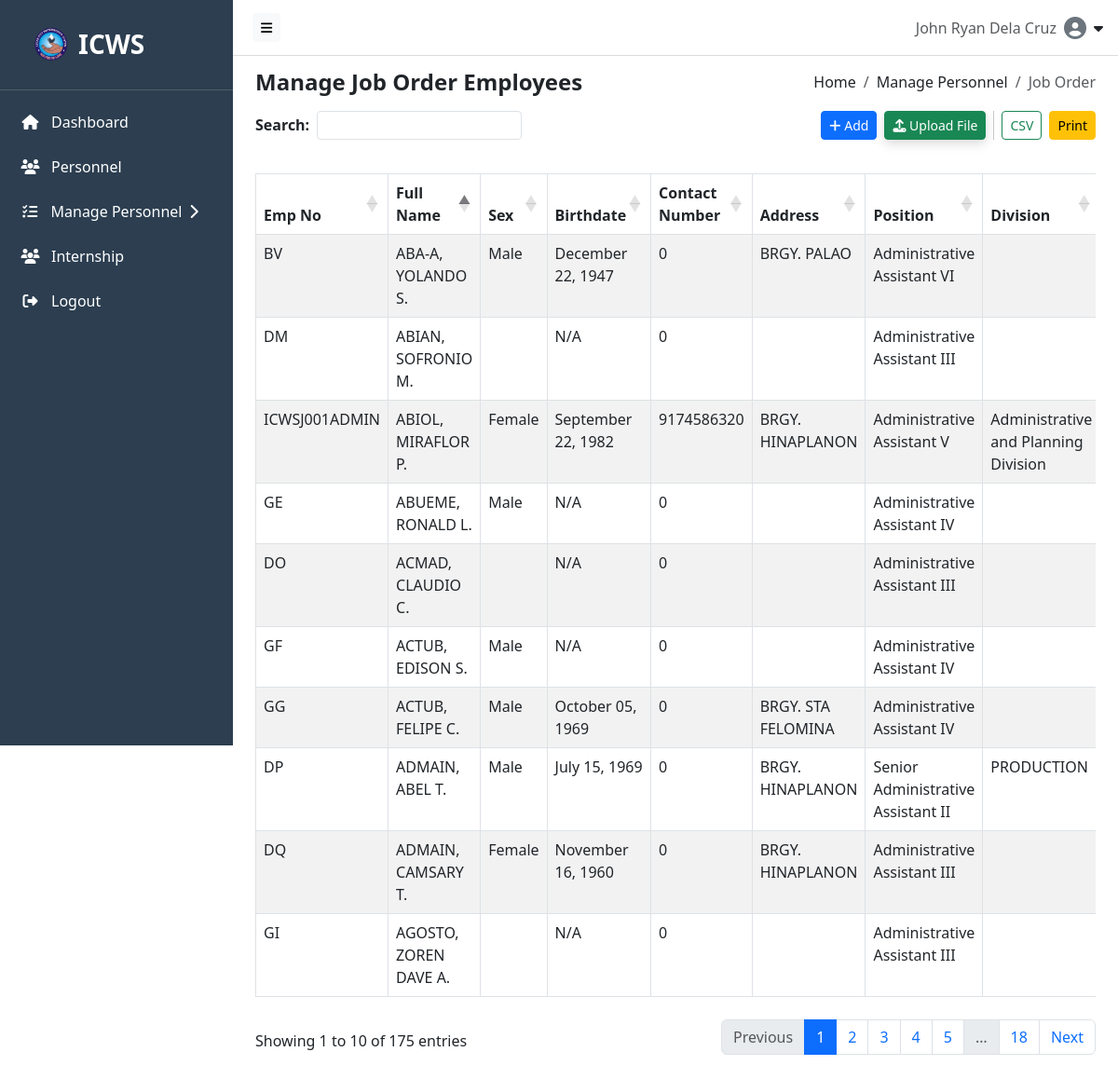
/src/components/manage_jo.php (signed in), run on the app's committed database.
### tables this page shows
CREATE TABLE `job_order` (
  `jo_id` int(5) NOT NULL,
  `personnel_id` int(5) DEFAULT NULL,
  `salaryRate` float(10,2) NOT NULL,
  `createdAt` timestamp NOT NULL DEFAULT current_timestamp(),
  `updatedAt` timestamp NOT NULL DEFAULT current_timestamp() ON UPDATE current_timestamp()
);

CREATE TABLE `personnel` (
  `personnel_id` int(5) NOT NULL,
  `Emp_No` varchar(100) NOT NULL,
  `emp_type` enum('Regular','Job Order','Contract') NOT NULL,
  `emp_status` enum('Active','Inactive') NOT NULL,
  `full_name` varchar(255) DEFAULT NULL,
  `position` varchar(255) DEFAULT NULL,
  `unit` varchar(100) NOT NULL,
  `section` varchar(100) NOT NULL,
  `team` varchar(255) NOT NULL,
  `operator` varchar(255) NOT NULL,
  `division` varchar(255) DEFAULT NULL,
  `contact_number` bigint(11) DEFAULT NULL,
  `sex` enum('Male','Female') DEFAULT NULL,
  `birthdate` date DEFAULT NULL,
  `address` varchar(255) DEFAULT NULL,
  `profile_picture` varchar(255) NOT NULL,
  `createdAt` timestamp NOT NULL DEFAULT current_timestamp() ON UPDATE current_timestamp(),
  `updatedAt` timestamp NOT NULL DEFAULT current_timestamp() ON UPDATE current_timestamp()
);

### src/components/manage_jo.php (the view, shortened to what this page needs)
<?php
include_once __DIR__ . '/../../backend/db.php';
$conn->set_charset('utf8mb4');
$jobOrders = [];
$result = $conn->query("
  SELECT
    p.Emp_No,
    p.full_name,
    p.sex,
    p.birthdate,
    p.contact_number,
    p.address,
    p.position,
    p.division,
    jo.salaryRate AS salaryRate
  FROM job_order jo
  JOIN personnel p ON jo.personnel_id = p.personnel_id
  ORDER BY p.full_name ASC
  ");
if ($result && $result->num_rows > 0) {
    while ($row = $result->fetch_assoc()) {
        $jobOrders[] = $row;
    }
} else {
    echo "No records found.";
    var_dump($result);
}
?>
<!DOCTYPE html>
<html lang="en">
<head>
  <link href="https://cdn.jsdelivr.net/npm/bootstrap@5.3.0/dist/css/bootstrap.min.css" rel="stylesheet">
  <link href="https://cdnjs.cloudflare.com/ajax/libs/font-awesome/6.4.0/css/all.min.css" rel="stylesheet">
  <link href="https://cdn.jsdelivr.net/npm/bootstrap-icons@1.10.5/font/bootstrap-icons.css" rel="stylesheet">
  <link href="https://cdn.datatables.net/1.13.6/css/dataTables.bootstrap5.min.css" rel="stylesheet">
  <link href="https://cdn.datatables.net/buttons/2.4.1/css/buttons.bootstrap5.min.css" rel="stylesheet">
</head>
<body>
<?php include __DIR__ . '/../hero/navbar.php'; ?>
<?php include __DIR__ . '/../hero/sidebar.php'; ?>
<div class="content" id="content">
  <div class="d-flex justify-content-between align-items-center flex-wrap mb-3">
    <h4 class="mb-0 fw-bold">Manage Job Order Employees</h4>
    <nav aria-label="breadcrumb">
      <ol class="breadcrumb mb-0">
        <li class="breadcrumb-item"><a class="breadcrumb-link" href="http://localhost/ICWS-Personnel-Profiling/src/hero/home.php">Home</a></li>
        <li class="breadcrumb-item"><a class="breadcrumb-link" href="http://localhost/ICWS-Personnel-Profiling/src/components/personnel_record.php">Manage Personnel</a></li>
        <li class="breadcrumb-item active" aria-current="page">Job Order</li>
      </ol>
    </nav>
  </div>
  <div class="search-buttons-container row align-items-center mb-4">
    <div class="col-md-6 d-flex align-items-center gap-2">
      <label for="searchInput" class="form-label mb-0">Search:</label>
      <div id="customSearchContainer"></div>
    </div>
    <div class="col-md-6 text-end">
      <div class="d-flex flex-wrap justify-content-end align-items-center gap-2">
        <button class="btn btn-primary btn-sm" onclick="window.location.href='http://localhost/ICWS-Personnel-Profiling/src/components/add_jo.php'"><i class="fas fa-plus"></i> Add</button>
        <button class="btn btn-success btn-sm shadow-custom text-white" style="background-color: success;" data-bs-toggle="modal" data-bs-target="#uploadModal">
          <i class="fas fa-upload"></i> Upload File
        </button>
        <button class="btn btn-outline-success export-btn btn-sm" data-type="csv">CSV</button>
        <button class="btn btn-warning btn-sm" onclick="window.location.href='http://localhost/ICWS-Personnel-Profiling/src/components/print.php'"">
          Print
        </button>
      </div>
    </div>
  </div>
  <div class="table-container">
    <table class="table table-striped table-bordered" id="personnelTable">
      <thead>
        <tr>
          <th>Emp No</th>
          <th>Full Name</th>
          <th>Sex</th>
          <th>Birthdate</th>
          <th>Contact Number</th>
          <th>Address</th>
          <th>Position</th>
          <th>Division</th>
        </tr>
      </thead>
      <tbody>
      <?php foreach ($jobOrders as $index => $jo): ?>
        <tr>
          <td><?= htmlspecialchars($jo['Emp_No']) ?></td>
          <td><?= htmlspecialchars($jo['full_name']) ?></td>
          <td><?= htmlspecialchars($jo['sex']) ?></td>
          <td>
            <?= !empty($jo['birthdate'])
                ? date('F d, Y', strtotime($jo['birthdate']))
                : 'N/A';
            ?>
          </td>
          <td><?= htmlspecialchars($jo['contact_number']) ?></td>
          <td><?= htmlspecialchars($jo['address']) ?></td>
          <td><?= htmlspecialchars($jo['position']) ?></td>
          <td><?= htmlspecialchars($jo['division']) ?></td>
        </tr>
      <?php endforeach; ?>
      </tbody>
    </table>
  </div>
</div>
</body>
</html>

### src/components/manage_jo.php (style rules this page uses)
body { font-family: Arial; }
.content { padding: 30px; }
.form-label { font-weight: bold; }
.table-container { margin-top: 30px; }
.breadcrumb-link { color: inherit; text-decoration: none; transition: color 0.2s ease; }
.search-buttons-container { margin-top: 25px; }
.shadow-custom { box-shadow: 0 4px 12px rgba(0, 0, 0, 0.15); }

### src/hero/navbar.php (style rules this page uses)
#content { margin-left: 250px; transition: margin-left 0.3s ease; padding: 1.5rem; margin-top: 50px }

### data on the page
job_order: personnel.Emp_No "BV", personnel.full_name "ABA-A, YOLANDO S.", personnel.sex "Male", personnel.birthdate "December 22, 1947", personnel.contact_number "0", personnel.address "BRGY. PALAO", personnel.position "Administrative Assistant VI"
job_order: personnel.Emp_No "DM", personnel.full_name "ABIAN, SOFRONIO M.", shows "N/A", personnel.contact_number "0", personnel.position "Administrative Assistant III"
job_order: personnel.Emp_No "ICWSJ001ADMIN", personnel.full_name "ABIOL, MIRAFLOR P.", personnel.sex "Female", personnel.birthdate "September 22, 1982", personnel.contact_number "9174586320", personnel.address "BRGY. HINAPLANON", personnel.position "Administrative Assistant V", personnel.division "Administrative and Planning Division"
job_order: personnel.Emp_No "GE", personnel.full_name "ABUEME, RONALD L.", personnel.sex "Male", shows "N/A", personnel.contact_number "0", personnel.position "Administrative Assistant IV"
job_order: personnel.Emp_No "DO", personnel.full_name "ACMAD, CLAUDIO C.", shows "N/A", personnel.contact_number "0", personnel.position "Administrative Assistant III"
job_order: personnel.Emp_No "GF", personnel.full_name "ACTUB, EDISON S.", personnel.sex "Male", shows "N/A", personnel.contact_number "0", personnel.position "Administrative Assistant IV"
job_order: personnel.Emp_No "GG", personnel.full_name "ACTUB, FELIPE C.", personnel.sex "Male", personnel.birthdate "October 05, 1969", personnel.contact_number "0", personnel.address "BRGY. STA FELOMINA", personnel.position "Administrative Assistant IV"
job_order: personnel.Emp_No "DP", personnel.full_name "ADMAIN, ABEL T.", personnel.sex "Male", personnel.birthdate "July 15, 1969", personnel.contact_number "0", personnel.address "BRGY. HINAPLANON", personnel.position "Senior Administrative Assistant II", personnel.division "PRODUCTION"
job_order: personnel.Emp_No "DQ", personnel.full_name "ADMAIN, CAMSARY T.", personnel.sex "Female", personnel.birthdate "November 16, 1960", personnel.contact_number "0", personnel.address "BRGY. HINAPLANON", personnel.position "Administrative Assistant III"
job_order: personnel.Emp_No "GI", personnel.full_name "AGOSTO, ZOREN DAVE A.", shows "N/A", personnel.contact_number "0", personnel.position "Administrative Assistant III"

### other printed values
$fullName "John Ryan Dela Cruz"
